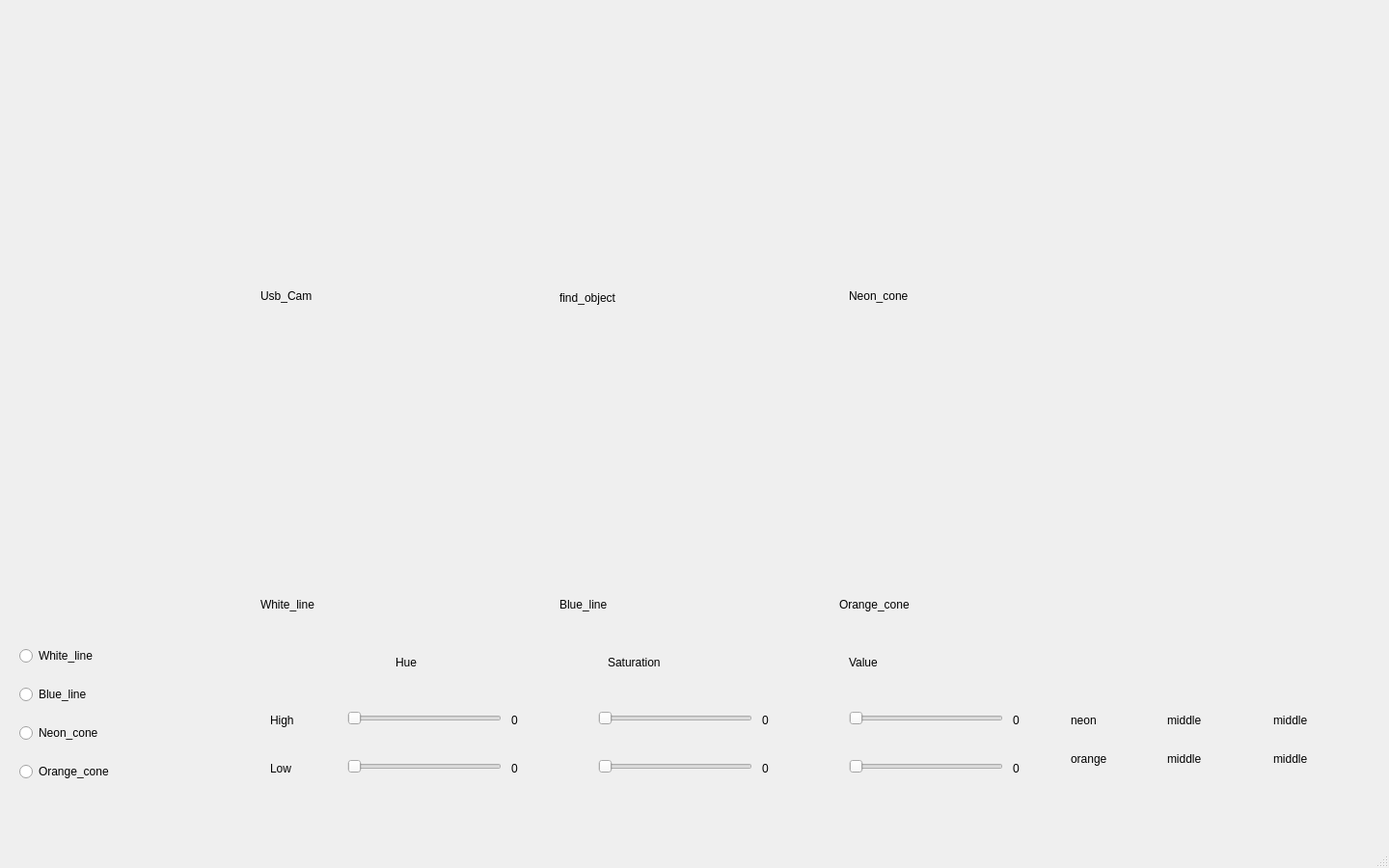
<?xml version="1.0" encoding="UTF-8"?>
<ui version="4.0">
 <class>MainWindow</class>
 <widget class="QMainWindow" name="MainWindow">
  <property name="geometry">
   <rect>
    <x>0</x>
    <y>0</y>
    <width>1440</width>
    <height>900</height>
   </rect>
  </property>
  <property name="windowTitle">
   <string>MainWindow</string>
  </property>
  <widget class="QWidget" name="centralwidget">
   <widget class="QLabel" name="imageOriginal">
    <property name="geometry">
     <rect>
      <x>200</x>
      <y>10</y>
      <width>280</width>
      <height>280</height>
     </rect>
    </property>
    <property name="styleSheet">
     <string notr="true"/>
    </property>
    <property name="text">
     <string/>
    </property>
   </widget>
   <widget class="QSlider" name="sliderHH">
    <property name="geometry">
     <rect>
      <x>360</x>
      <y>730</y>
      <width>160</width>
      <height>30</height>
     </rect>
    </property>
    <property name="focusPolicy">
     <enum>Qt::StrongFocus</enum>
    </property>
    <property name="maximum">
     <number>179</number>
    </property>
    <property name="orientation">
     <enum>Qt::Horizontal</enum>
    </property>
   </widget>
   <widget class="QSlider" name="sliderHL">
    <property name="geometry">
     <rect>
      <x>360</x>
      <y>780</y>
      <width>160</width>
      <height>30</height>
     </rect>
    </property>
    <property name="maximum">
     <number>179</number>
    </property>
    <property name="orientation">
     <enum>Qt::Horizontal</enum>
    </property>
   </widget>
   <widget class="QSlider" name="sliderSH">
    <property name="geometry">
     <rect>
      <x>620</x>
      <y>730</y>
      <width>160</width>
      <height>30</height>
     </rect>
    </property>
    <property name="maximum">
     <number>255</number>
    </property>
    <property name="orientation">
     <enum>Qt::Horizontal</enum>
    </property>
   </widget>
   <widget class="QSlider" name="sliderSL">
    <property name="geometry">
     <rect>
      <x>620</x>
      <y>780</y>
      <width>160</width>
      <height>30</height>
     </rect>
    </property>
    <property name="maximum">
     <number>255</number>
    </property>
    <property name="orientation">
     <enum>Qt::Horizontal</enum>
    </property>
   </widget>
   <widget class="QSlider" name="sliderVH">
    <property name="geometry">
     <rect>
      <x>880</x>
      <y>730</y>
      <width>160</width>
      <height>30</height>
     </rect>
    </property>
    <property name="maximum">
     <number>255</number>
    </property>
    <property name="orientation">
     <enum>Qt::Horizontal</enum>
    </property>
   </widget>
   <widget class="QSlider" name="sliderVL">
    <property name="geometry">
     <rect>
      <x>880</x>
      <y>780</y>
      <width>160</width>
      <height>30</height>
     </rect>
    </property>
    <property name="maximum">
     <number>255</number>
    </property>
    <property name="orientation">
     <enum>Qt::Horizontal</enum>
    </property>
   </widget>
   <widget class="QLabel" name="hue">
    <property name="geometry">
     <rect>
      <x>410</x>
      <y>670</y>
      <width>129</width>
      <height>34</height>
     </rect>
    </property>
    <property name="text">
     <string>Hue</string>
    </property>
   </widget>
   <widget class="QLabel" name="saturation">
    <property name="geometry">
     <rect>
      <x>630</x>
      <y>670</y>
      <width>161</width>
      <height>34</height>
     </rect>
    </property>
    <property name="text">
     <string>Saturation</string>
    </property>
   </widget>
   <widget class="QLabel" name="value">
    <property name="geometry">
     <rect>
      <x>880</x>
      <y>670</y>
      <width>161</width>
      <height>34</height>
     </rect>
    </property>
    <property name="text">
     <string>Value</string>
    </property>
   </widget>
   <widget class="QLabel" name="low">
    <property name="geometry">
     <rect>
      <x>280</x>
      <y>780</y>
      <width>129</width>
      <height>34</height>
     </rect>
    </property>
    <property name="text">
     <string>Low</string>
    </property>
   </widget>
   <widget class="QLabel" name="high">
    <property name="geometry">
     <rect>
      <x>280</x>
      <y>730</y>
      <width>129</width>
      <height>34</height>
     </rect>
    </property>
    <property name="text">
     <string>High</string>
    </property>
   </widget>
   <widget class="QLabel" name="valHL">
    <property name="geometry">
     <rect>
      <x>530</x>
      <y>780</y>
      <width>129</width>
      <height>34</height>
     </rect>
    </property>
    <property name="text">
     <string>0</string>
    </property>
   </widget>
   <widget class="QLabel" name="valHH">
    <property name="geometry">
     <rect>
      <x>530</x>
      <y>730</y>
      <width>129</width>
      <height>34</height>
     </rect>
    </property>
    <property name="text">
     <string>0</string>
    </property>
   </widget>
   <widget class="QLabel" name="valSH">
    <property name="geometry">
     <rect>
      <x>790</x>
      <y>730</y>
      <width>129</width>
      <height>34</height>
     </rect>
    </property>
    <property name="text">
     <string>0</string>
    </property>
   </widget>
   <widget class="QLabel" name="valSL">
    <property name="geometry">
     <rect>
      <x>790</x>
      <y>780</y>
      <width>129</width>
      <height>34</height>
     </rect>
    </property>
    <property name="text">
     <string>0</string>
    </property>
   </widget>
   <widget class="QLabel" name="valVH">
    <property name="geometry">
     <rect>
      <x>1050</x>
      <y>730</y>
      <width>129</width>
      <height>34</height>
     </rect>
    </property>
    <property name="text">
     <string>0</string>
    </property>
   </widget>
   <widget class="QLabel" name="valVL">
    <property name="geometry">
     <rect>
      <x>1050</x>
      <y>780</y>
      <width>129</width>
      <height>34</height>
     </rect>
    </property>
    <property name="text">
     <string>0</string>
    </property>
   </widget>
   <widget class="QRadioButton" name="radioWhite">
    <property name="geometry">
     <rect>
      <x>20</x>
      <y>660</y>
      <width>212</width>
      <height>40</height>
     </rect>
    </property>
    <property name="text">
     <string>White_line</string>
    </property>
   </widget>
   <widget class="QRadioButton" name="radioBlue">
    <property name="geometry">
     <rect>
      <x>20</x>
      <y>700</y>
      <width>212</width>
      <height>40</height>
     </rect>
    </property>
    <property name="text">
     <string>Blue_line</string>
    </property>
   </widget>
   <widget class="QRadioButton" name="radioNeon">
    <property name="geometry">
     <rect>
      <x>20</x>
      <y>740</y>
      <width>212</width>
      <height>40</height>
     </rect>
    </property>
    <property name="text">
     <string>Neon_cone</string>
    </property>
   </widget>
   <widget class="QRadioButton" name="radioOrange">
    <property name="geometry">
     <rect>
      <x>20</x>
      <y>780</y>
      <width>221</width>
      <height>40</height>
     </rect>
    </property>
    <property name="text">
     <string>Orange_cone</string>
    </property>
   </widget>
   <widget class="QLabel" name="neon">
    <property name="geometry">
     <rect>
      <x>1110</x>
      <y>730</y>
      <width>129</width>
      <height>34</height>
     </rect>
    </property>
    <property name="text">
     <string>neon</string>
    </property>
   </widget>
   <widget class="QLabel" name="orange">
    <property name="geometry">
     <rect>
      <x>1110</x>
      <y>770</y>
      <width>129</width>
      <height>34</height>
     </rect>
    </property>
    <property name="text">
     <string>orange</string>
    </property>
   </widget>
   <widget class="QLabel" name="orangeY">
    <property name="geometry">
     <rect>
      <x>1210</x>
      <y>770</y>
      <width>129</width>
      <height>34</height>
     </rect>
    </property>
    <property name="text">
     <string>middle</string>
    </property>
   </widget>
   <widget class="QLabel" name="neonY">
    <property name="geometry">
     <rect>
      <x>1210</x>
      <y>730</y>
      <width>129</width>
      <height>34</height>
     </rect>
    </property>
    <property name="text">
     <string>middle</string>
    </property>
   </widget>
   <widget class="QLabel" name="neonX">
    <property name="geometry">
     <rect>
      <x>1320</x>
      <y>730</y>
      <width>129</width>
      <height>34</height>
     </rect>
    </property>
    <property name="text">
     <string>middle</string>
    </property>
   </widget>
   <widget class="QLabel" name="orangeX">
    <property name="geometry">
     <rect>
      <x>1320</x>
      <y>770</y>
      <width>129</width>
      <height>34</height>
     </rect>
    </property>
    <property name="text">
     <string>middle</string>
    </property>
   </widget>
   <widget class="QLabel" name="imageWhite">
    <property name="geometry">
     <rect>
      <x>200</x>
      <y>330</y>
      <width>280</width>
      <height>280</height>
     </rect>
    </property>
    <property name="styleSheet">
     <string notr="true"/>
    </property>
    <property name="text">
     <string/>
    </property>
   </widget>
   <widget class="QLabel" name="imageBlue">
    <property name="geometry">
     <rect>
      <x>510</x>
      <y>330</y>
      <width>280</width>
      <height>280</height>
     </rect>
    </property>
    <property name="styleSheet">
     <string notr="true"/>
    </property>
    <property name="text">
     <string/>
    </property>
   </widget>
   <widget class="QLabel" name="imageObj">
    <property name="geometry">
     <rect>
      <x>510</x>
      <y>10</y>
      <width>280</width>
      <height>280</height>
     </rect>
    </property>
    <property name="styleSheet">
     <string notr="true"/>
    </property>
    <property name="text">
     <string/>
    </property>
   </widget>
   <widget class="QLabel" name="imageOrange">
    <property name="geometry">
     <rect>
      <x>820</x>
      <y>330</y>
      <width>280</width>
      <height>280</height>
     </rect>
    </property>
    <property name="styleSheet">
     <string notr="true"/>
    </property>
    <property name="text">
     <string/>
    </property>
   </widget>
   <widget class="QLabel" name="imageNeon">
    <property name="geometry">
     <rect>
      <x>820</x>
      <y>10</y>
      <width>280</width>
      <height>280</height>
     </rect>
    </property>
    <property name="styleSheet">
     <string notr="true"/>
    </property>
    <property name="text">
     <string/>
    </property>
   </widget>
   <widget class="QLabel" name="usb_cam">
    <property name="geometry">
     <rect>
      <x>270</x>
      <y>290</y>
      <width>129</width>
      <height>34</height>
     </rect>
    </property>
    <property name="text">
     <string>Usb_Cam</string>
    </property>
   </widget>
   <widget class="QLabel" name="white_line">
    <property name="geometry">
     <rect>
      <x>270</x>
      <y>610</y>
      <width>151</width>
      <height>34</height>
     </rect>
    </property>
    <property name="text">
     <string>White_line</string>
    </property>
   </widget>
   <widget class="QLabel" name="blue_line">
    <property name="geometry">
     <rect>
      <x>580</x>
      <y>610</y>
      <width>129</width>
      <height>34</height>
     </rect>
    </property>
    <property name="text">
     <string>Blue_line</string>
    </property>
   </widget>
   <widget class="QLabel" name="find_object">
    <property name="geometry">
     <rect>
      <x>580</x>
      <y>293</y>
      <width>151</width>
      <height>31</height>
     </rect>
    </property>
    <property name="text">
     <string>find_object</string>
    </property>
   </widget>
   <widget class="QLabel" name="neon_cone">
    <property name="geometry">
     <rect>
      <x>880</x>
      <y>290</y>
      <width>151</width>
      <height>34</height>
     </rect>
    </property>
    <property name="text">
     <string>Neon_cone</string>
    </property>
   </widget>
   <widget class="QLabel" name="orange_cone">
    <property name="geometry">
     <rect>
      <x>870</x>
      <y>610</y>
      <width>181</width>
      <height>34</height>
     </rect>
    </property>
    <property name="text">
     <string>Orange_cone</string>
    </property>
   </widget>
  </widget>
  <widget class="QMenuBar" name="menubar">
   <property name="geometry">
    <rect>
     <x>0</x>
     <y>0</y>
     <width>1440</width>
     <height>39</height>
    </rect>
   </property>
  </widget>
  <widget class="QStatusBar" name="statusbar"/>
 </widget>
 <resources/>
 <connections/>
</ui>
